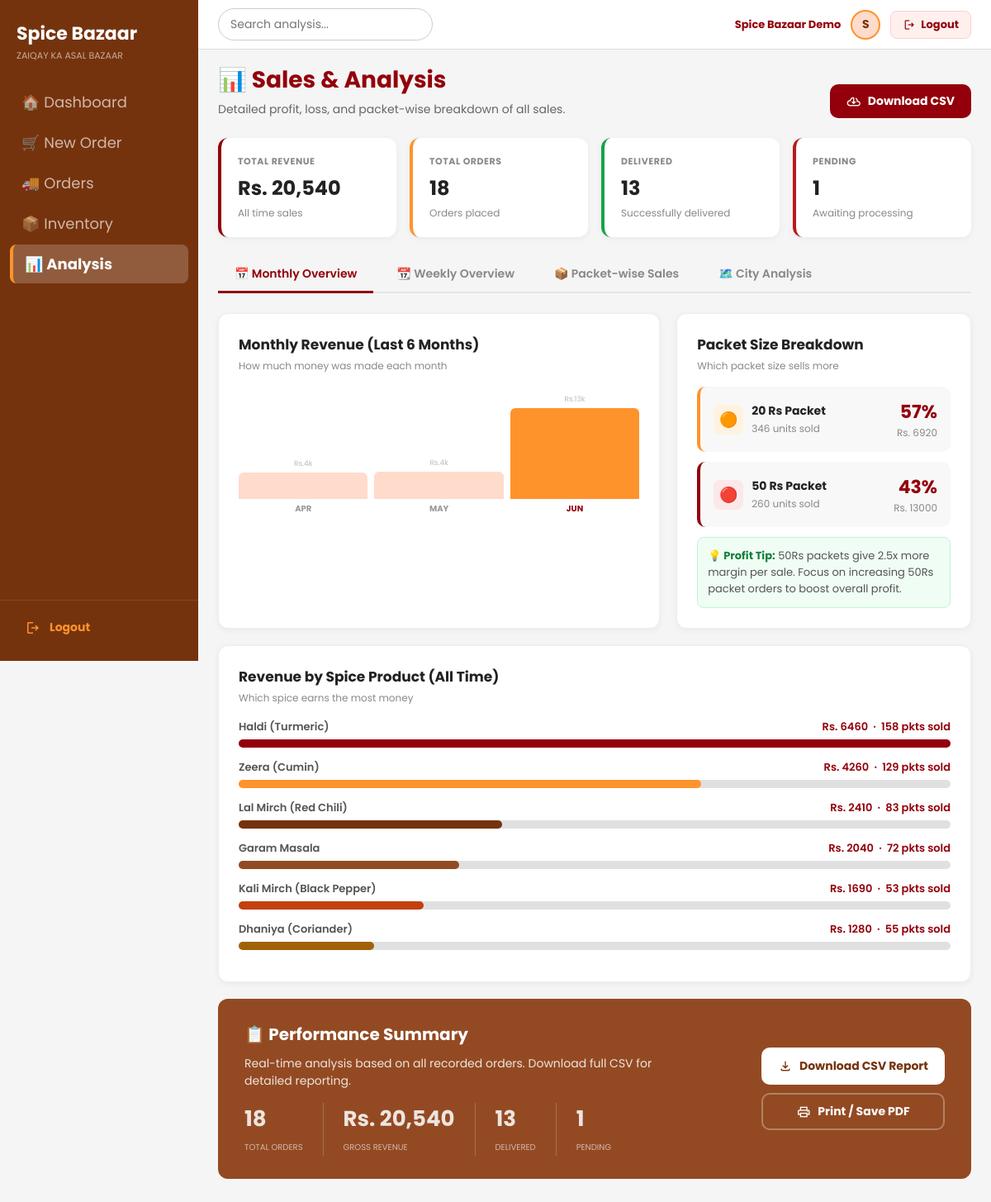
The page /analysis (signed in) on the database its author committed.
### tables this page shows
CREATE TABLE spices (
            id INTEGER PRIMARY KEY AUTOINCREMENT,
            user_id INTEGER NOT NULL,
            name TEXT NOT NULL,
            category TEXT,
            img_url TEXT,
            stock_20 INTEGER DEFAULT 0,
            stock_50 INTEGER DEFAULT 0,
            FOREIGN KEY(user_id) REFERENCES users(id)
        );

### app.py (the view)
@app.route("/analysis")
@login_required
def analysis():
    conn = get_db()
    user_id = current_user_id()
    total_revenue = conn.execute("SELECT COALESCE(SUM(total_amount),0) FROM orders WHERE user_id=?", (user_id,)).fetchone()[0]
    total_orders  = conn.execute("SELECT COUNT(*) FROM orders WHERE user_id=?", (user_id,)).fetchone()[0]
    delivered     = conn.execute("SELECT COUNT(*) FROM orders WHERE user_id=? AND status='Delivered'", (user_id,)).fetchone()[0]
    pending       = conn.execute("SELECT COUNT(*) FROM orders WHERE user_id=? AND status='Pending'", (user_id,)).fetchone()[0]
    top_spices_rows = conn.execute("""
        SELECT s.name,
               COALESCE(SUM(oi.qty_20 + oi.qty_50), 0)          AS total_sold,
               COALESCE(SUM(oi.qty_20 * 20 + oi.qty_50 * 50), 0) AS rev
        FROM spices s
        LEFT JOIN order_items oi ON s.id = oi.spice_id
        LEFT JOIN orders o ON oi.order_id = o.id AND o.user_id = ?
        WHERE s.user_id = ?
        GROUP BY s.id ORDER BY rev DESC LIMIT 6
    """, (user_id, user_id)).fetchall()
    max_rev = max((row['rev'] for row in top_spices_rows), default=1) or 1
    top_spices_data = [
        {'name': row['name'], 'total_sold': row['total_sold'], 'rev': row['rev'],
         'pct': int((row['rev'] / max_rev) * 100)}
        for row in top_spices_rows
    ]
    city_revenue = conn.execute("""
        SELECT city, COALESCE(SUM(total_amount),0) AS rev, COUNT(*) AS orders
        FROM orders WHERE user_id=? GROUP BY city ORDER BY rev DESC LIMIT 5
    """, (user_id,)).fetchall()
    salesmen = conn.execute("""
        SELECT salesman, COALESCE(SUM(total_amount),0) AS rev, COUNT(*) AS orders
        FROM orders
        WHERE user_id=? AND salesman != '' AND salesman IS NOT NULL
        GROUP BY salesman ORDER BY rev DESC LIMIT 5
    """, (user_id,)).fetchall()
    monthly_rows = conn.execute("""
        SELECT substr(created_at, 1, 7) AS year_month,
               COALESCE(SUM(total_amount), 0) AS rev
        FROM orders WHERE user_id=?
        GROUP BY substr(created_at, 1, 7)
        ORDER BY substr(created_at, 1, 7) DESC LIMIT 6
    """, (user_id,)).fetchall()
    monthly_rows = list(reversed(monthly_rows))
    max_monthly  = max((row['rev'] for row in monthly_rows), default=1) or 1
    monthly_data = [
        {'month': MONTH_NAMES.get(row['year_month'][5:7], row['year_month']),
         'rev': row['rev'],
         'pct': int((row['rev'] / max_monthly) * 100)}
        for row in monthly_rows
    ]
    qty20_total = conn.execute("""
        SELECT COALESCE(SUM(oi.qty_20), 0)
        FROM order_items oi JOIN orders o ON oi.order_id = o.id
        WHERE o.user_id=?
    """, (user_id,)).fetchone()[0]
    qty50_total = conn.execute("""
        SELECT COALESCE(SUM(oi.qty_50), 0)
        FROM order_items oi JOIN orders o ON oi.order_id = o.id
        WHERE o.user_id=?
    """, (user_id,)).fetchone()[0]
    total_qty = qty20_total + qty50_total or 1
    pct_20    = int((qty20_total / total_qty) * 100)
    pct_50    = 100 - pct_20
    weekly_rows = conn.execute("""
        SELECT strftime('%d/%m', created_at) AS day,
               strftime('%Y-%m-%d', created_at) AS full_date,
               COALESCE(SUM(total_amount), 0) AS rev
        FROM orders
        WHERE user_id=? AND date(created_at) >= date('now', '-7 days')
        GROUP BY strftime('%Y-%m-%d', created_at)
        ORDER BY full_date ASC
    """, (user_id,)).fetchall()
    max_weekly = max((row['rev'] for row in weekly_rows), default=1) or 1
    weekly_data = [
        {'day': row['day'], 'rev': row['rev'], 'pct': int((row['rev'] / max_weekly) * 100)}
        for row in weekly_rows
    ]
    weekly_pkt = conn.execute("""
        SELECT COALESCE(SUM(oi.qty_20), 0) AS w20,
               COALESCE(SUM(oi.qty_50), 0) AS w50
        FROM order_items oi JOIN orders o ON oi.order_id = o.id
        WHERE o.user_id=? AND date(o.created_at) >= date('now', '-7 days')
    """, (user_id,)).fetchone()
    weekly_20 = weekly_pkt['w20'] if weekly_pkt else 0
    weekly_50 = weekly_pkt['w50'] if weekly_pkt else 0
    weekly_spice_rows = conn.execute("""
        SELECT s.name,
               COALESCE(SUM(oi.qty_20 + oi.qty_50), 0)          AS total_sold,
               COALESCE(SUM(oi.qty_20 * 20 + oi.qty_50 * 50), 0) AS rev
        FROM spices s
        LEFT JOIN order_items oi ON s.id = oi.spice_id
        LEFT JOIN orders o ON oi.order_id = o.id AND o.user_id = ?
        WHERE s.user_id = ?
        GROUP BY s.id ORDER BY rev DESC LIMIT 6
    """, (user_id, user_id)).fetchall()
    max_w_rev    = max((row['rev'] for row in weekly_spice_rows), default=1) or 1
    weekly_spices = [
        {'name': row['name'], 'total_sold': row['total_sold'], 'rev': row['rev'],
         'pct': int((row['rev'] / max_w_rev) * 100)}
        for row in weekly_spice_rows
    ]
    packet_rows = conn.execute("""
        SELECT s.name, s.category,
               COALESCE(SUM(oi.qty_20), 0) AS qty_20,
               COALESCE(SUM(oi.qty_50), 0) AS qty_50
        FROM spices s
        LEFT JOIN order_items oi ON s.id = oi.spice_id
        LEFT JOIN orders o ON oi.order_id = o.id AND o.user_id = ?
        WHERE s.user_id = ?
        GROUP BY s.id
        ORDER BY (COALESCE(SUM(oi.qty_20), 0) + COALESCE(SUM(oi.qty_50), 0)) DESC
    """, (user_id, user_id)).fetchall()
    max_pkt = max((row['qty_20'] + row['qty_50'] for row in packet_rows), default=1) or 1
    packet_breakdown = [
        {
            'name':     row['name'],
            'category': row['category'],
            'qty_20':   row['qty_20'],
            'qty_50':   row['qty_50'],
            'pct_20':   int((row['qty_20'] / max_pkt) * 100),
            'pct_50':   int((row['qty_50'] / max_pkt) * 100),
        }
        for row in packet_rows
    ]
    conn.close()
    return render_template("analysis.html",
        total_revenue=f"Rs. {total_revenue:,.0f}",
        total_revenue_raw=total_revenue,
        total_orders=total_orders,
        delivered=delivered,
        pending=pending,
        top_spices_data=top_spices_data,
        city_revenue=city_revenue,
        salesmen=salesmen,
        monthly_data=monthly_data,
        pct_20=pct_20,
        pct_50=pct_50,
        rev_20=qty20_total * 20,
        rev_50=qty50_total * 50,
        qty20_total=qty20_total,
        qty50_total=qty50_total,
        weekly_data=weekly_data,
        weekly_20=weekly_20,
        weekly_50=weekly_50,
        weekly_spices=weekly_spices,
        packet_breakdown=packet_breakdown,
    )

### app.py (called while the page is built)
def get_db():
    conn = sqlite3.connect(DB_PATH)
    conn.row_factory = sqlite3.Row
    return conn

def login_required(route_function):
    @wraps(route_function)
    def wrapper(*args, **kwargs):
        if 'user_id' not in session:
            flash('Please login to access Spice Bazaar.', 'error')
            return redirect(url_for('login'))
        return route_function(*args, **kwargs)
    return wrapper

def current_user_id():
    return session['user_id']

### templates/analysis.html (shortened to what this page needs)
<!DOCTYPE html>
<html lang="en">
<head>
</head>
<body>
  <aside class="sidebar">
    <div class="sidebar-logo">
      <h1> Spice Bazaar</h1>
      <p> Zaiqay Ka Asal Bazaar </p>
    </div>
    <nav>
      <a href="{{ url_for('dashboard') }}" class="nav-link">
        🏠 Dashboard
      </a>
      <a href="{{ url_for('new_order') }}" class="nav-link">
        🛒 New Order
      </a>
      <a href="{{ url_for('orders') }}" class="nav-link">
        🚚 Orders
      </a>
      <a href="{{ url_for('inventory') }}" class="nav-link">
        📦 Inventory
      </a>
      <a href="{{ url_for('analysis') }}" class="nav-link active">
        📊 Analysis
      </a>
    </nav>
    <div class="sidebar-logout">
      <a href="{{ url_for('logout') }}">
        <span class="material-symbols-outlined" style="font-size:20px;">logout</span>
        Logout
      </a>
    </div>
  </aside>
  <header class="header">
    <input type="text" placeholder="Search analysis..." />
    <div class="header-right">
      <span class="user-name">{{ session.get('full_name', 'Admin') }}</span>
      <div class="avatar">{{ session.get('full_name', 'A')[:1].upper() }}</div>
      <a href="{{ url_for('logout') }}" class="logout-btn">
        <span class="material-symbols-outlined" style="font-size:16px;">logout</span>
        Logout
      </a>
    </div>
  </header>
  <main class="main">
    <div class="page-title">
      <div>
        <h2>📊 Sales & Analysis</h2>
        <p>Detailed profit, loss, and packet-wise breakdown of all sales.</p>
      </div>
      <a href="{{ url_for('export_csv') }}" class="download-btn">
        <span class="material-symbols-outlined" style="font-size:18px;">cloud_download</span>
        Download CSV
      </a>
    </div>
    <div class="kpi-row">
      <div class="kpi-card">
        <p class="kpi-label">Total Revenue</p>
        <p class="kpi-value">{{ total_revenue }}</p>
        <p class="kpi-sub">All time sales</p>
      </div>
      <div class="kpi-card" style="border-left-color:#fe932c;">
        <p class="kpi-label">Total Orders</p>
        <p class="kpi-value">{{ total_orders }}</p>
        <p class="kpi-sub">Orders placed</p>
      </div>
      <div class="kpi-card" style="border-left-color:#16a34a;">
        <p class="kpi-label">Delivered</p>
        <p class="kpi-value">{{ delivered }}</p>
        <p class="kpi-sub">Successfully delivered</p>
      </div>
      <div class="kpi-card" style="border-left-color:#ba1a1a;">
        <p class="kpi-label">Pending</p>
        <p class="kpi-value">{{ pending }}</p>
        <p class="kpi-sub">Awaiting processing</p>
      </div>
    </div>
    <div class="tab-bar">
      <button class="tab-btn active" onclick="switchTab('monthly', this)">📅 Monthly Overview</button>
      <button class="tab-btn"        onclick="switchTab('weekly', this)">📆 Weekly Overview</button>
      <button class="tab-btn"        onclick="switchTab('packets', this)">📦 Packet-wise Sales</button>
      <button class="tab-btn"        onclick="switchTab('cities', this)">🗺️ City Analysis</button>
    </div>
    <div id="tab-monthly" class="tab-panel active">
      <div class="two-col">
        <div class="card">
          <h3>Monthly Revenue (Last 6 Months)</h3>
          <p class="card-subtitle">How much money was made each month</p>
          {% if monthly_data %}
          <div class="month-chart">
            {% for m in monthly_data %}
            <div class="month-col">
              <span class="month-rev">
                Rs.{{ "%.0f"|format(m.rev/1000) if m.rev >= 1000 else "%.0f"|format(m.rev) }}{{ 'k' if m.rev >= 1000 else '' }}
              </span>
              <div class="month-bar {{ 'highlight' if loop.last else '' }}"
                   style="height:calc({{ [m.pct,4]|max }} * 1.1px);"></div>
              <span class="month-label {{ 'highlight' if loop.last else '' }}">
                {{ (m.month or '?').upper() }}
              </span>
            </div>
            {% endfor %}
          </div>
          {% else %}
            <p class="no-data">No monthly data yet. Place orders to see monthly trends.</p>
          {% endif %}
        </div>
        <div class="card">
          <h3>Packet Size Breakdown</h3>
          <p class="card-subtitle">Which packet size sells more</p>
          <div class="packet-summary">
            <div class="packet-row-item orange">
              <div class="packet-left">
                <div class="packet-icon orange">🟠</div>
                <div>
                  <p class="packet-name">20 Rs Packet</p>
                  <p class="packet-qty">{{ qty20_total }} units sold</p>
                </div>
              </div>
              <div class="packet-right">
                <p class="packet-pct">{{ pct_20 }}%</p>
                <p class="packet-rev">Rs. {{ rev_20 }}</p>
              </div>
            </div>
            <div class="packet-row-item red">
              <div class="packet-left">
                <div class="packet-icon red">🔴</div>
                <div>
                  <p class="packet-name">50 Rs Packet</p>
                  <p class="packet-qty">{{ qty50_total }} units sold</p>
                </div>
              </div>
              <div class="packet-right">
                <p class="packet-pct">{{ pct_50 }}%</p>
                <p class="packet-rev">Rs. {{ rev_50 }}</p>
              </div>
            </div>
            <div style="background:#f0fdf4;border:1px solid #bbf7d0;border-radius:8px;padding:12px;font-size:13px;">
              <strong style="color:#15803d;">💡 Profit Tip:</strong>
              <span style="color:#555;">50Rs packets give 2.5x more margin per sale.
              Focus on increasing 50Rs packet orders to boost overall profit.</span>
            </div>
          </div>
        </div>
      </div>
      <div class="card one-col">
        <h3>Revenue by Spice Product (All Time)</h3>
        <p class="card-subtitle">Which spice earns the most money</p>
        {% set bar_colors = ['#93000b','#fe932c','#75330d','#934a23','#c2410c','#a16207'] %}
        {% if top_spices_data %}
          {% for item in top_spices_data %}
          <div class="bar-item">
            <div class="bar-labels">
              <span>{{ item.name }}</span>
              <span>Rs. {{ "%.0f"|format(item.rev) }} &nbsp;·&nbsp; {{ item.total_sold }} pkts sold</span>
            </div>
            <div class="bar-track">
              <div class="bar-fill"
                   style="width:{{ [item.pct,2]|max }}%;background:{{ bar_colors[loop.index0 % 6] }};"></div>
            </div>
          </div>
          {% endfor %}
        {% else %}
          <p class="no-data">No orders yet. Place orders to see revenue breakdown.</p>
        {% endif %}
      </div>
    </div>
    <div class="summary-banner">
      <div>
        <h3>📋 Performance Summary</h3>
        <p>Real-time analysis based on all recorded orders. Download full CSV for detailed reporting.</p>
        <div class="summary-stats">
          <div class="s-stat">
            <p>{{ total_orders }}</p>
            <small>Total Orders</small>
          </div>
          <div class="s-stat">
            <p>{{ total_revenue }}</p>
            <small>Gross Revenue</small>
          </div>
          <div class="s-stat">
            <p>{{ delivered }}</p>
            <small>Delivered</small>
          </div>
          <div class="s-stat">
            <p>{{ pending }}</p>
            <small>Pending</small>
          </div>
        </div>
      </div>
      <div class="summary-actions">
        <a href="{{ url_for('export_csv') }}" class="btn-white">
          <span class="material-symbols-outlined" style="font-size:18px;">download</span>
          Download CSV Report
        </a>
        <button class="btn-outline-white" onclick="window.print()">
          <span class="material-symbols-outlined" style="font-size:18px;">print</span>
          Print / Save PDF
        </button>
      </div>
    </div>
  </main>
</body>
</html>

### rows shown on the page
spices: name "Haldi (Turmeric)", rev "6460", total_sold "158", {{ [item.pct,2]|max }} 100 (drawn)
spices: name "Zeera (Cumin)", rev "4260", total_sold "129", {{ [item.pct,2]|max }} 65 (drawn)
spices: name "Lal Mirch (Red Chili)", rev "2410", total_sold "83", {{ [item.pct,2]|max }} 37 (drawn)
spices: name "Garam Masala", rev "2040", total_sold "72", {{ [item.pct,2]|max }} 31 (drawn)
spices: name "Kali Mirch (Black Pepper)", rev "1690", total_sold "53", {{ [item.pct,2]|max }} 26 (drawn)
spices: name "Dhaniya (Coriander)", rev "1280", total_sold "55", {{ [item.pct,2]|max }} 19 (drawn)

### other values the page prints
{{ session.get('full_name', 'Admin') }} "Spice Bazaar Demo"
{{ session.get('full_name', 'A')[:1].upper() }} "S"
{{ total_revenue }} "Rs. 20,540"
{{ total_orders }} "18"
{{ delivered }} "13"
{{ pending }} "1"
{{ "%.0f"|format(m.rev/1000) if m.rev >= 1000 else "%.0f"|format(m.rev) }} "4" "4" "13"
{{ 'k' if m.rev >= 1000 else '' }} "k" "k" "k"
{{ (m.month or '?').upper() }} "APR" "MAY" "JUN"
{{ qty20_total }} "346"
{{ pct_20 }} "57"
{{ rev_20 }} "6920"
{{ qty50_total }} "260"
{{ pct_50 }} "43"
{{ rev_50 }} "13000"
